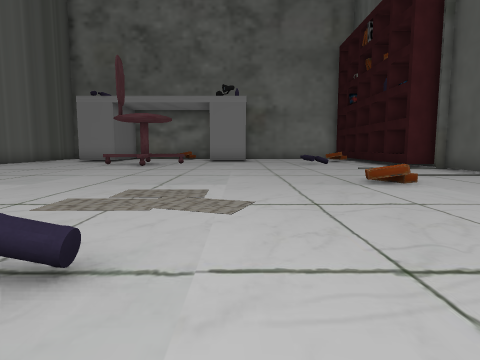
View 1 (above)

13 first-person views from a walk through a scene from a Unity 3-D project. The camera is 1.3 m above the floor, tilts 6° down and sees 75° across. The floor is counted in squares, 2 m on a side. Each view is taken from the middle of a square. On the plan, view 1 faces up. The plan holds only what a view shows up to about 10 squares ahead; the rest is blank. The place goes on beyond the plan. The player character is not drawn. Some surface patterns are stand-ins.

View 2
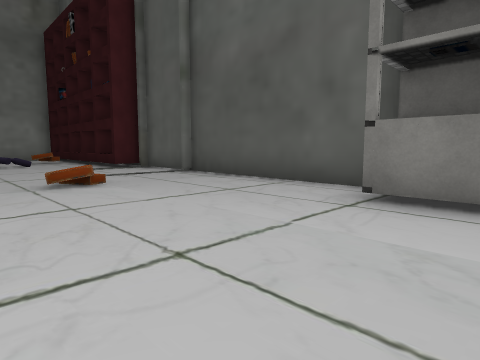

View 3
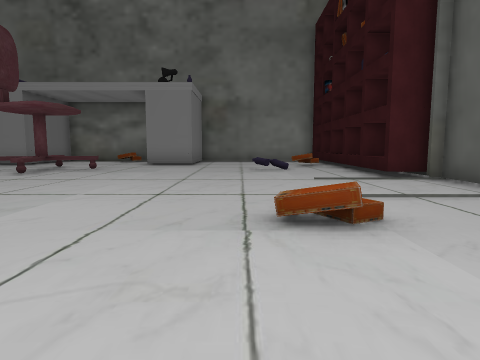

View 4
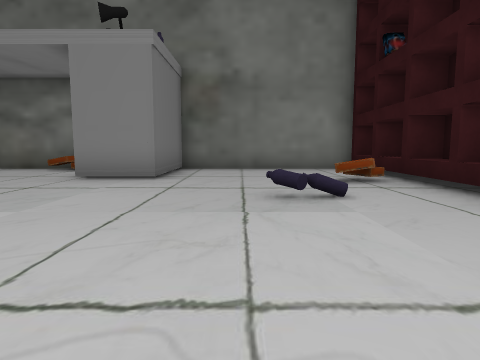

View 5
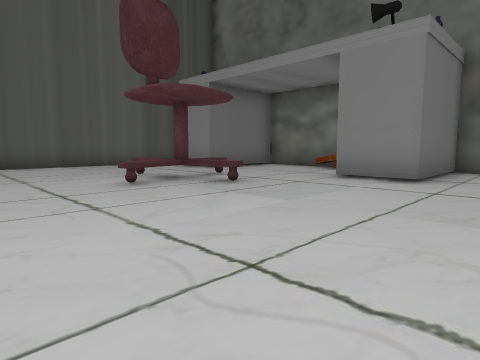

View 6
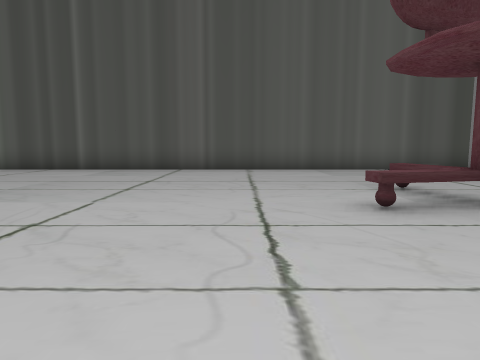

View 7
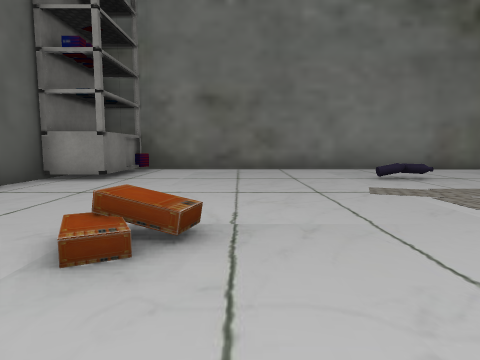

View 8
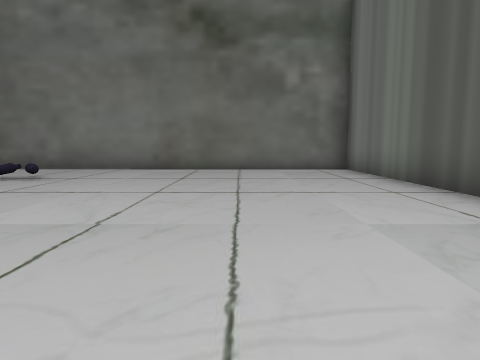

View 9
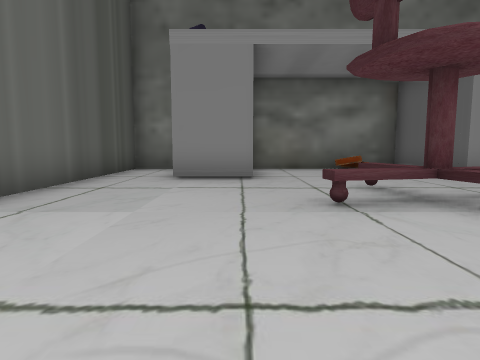

View 10
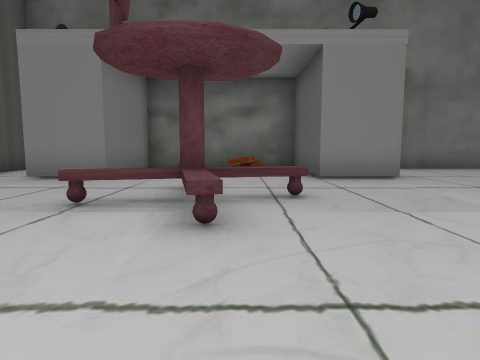

View 11
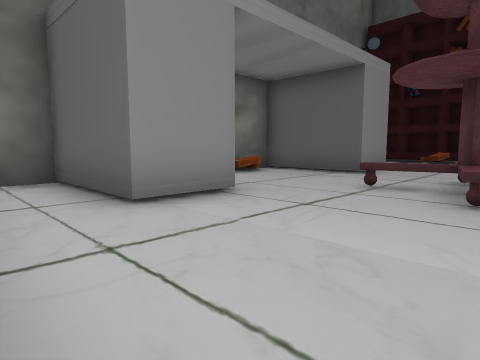

View 12
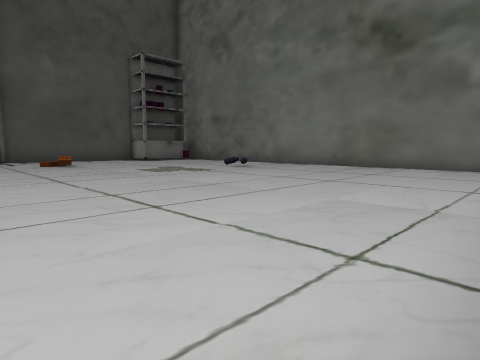

View 13
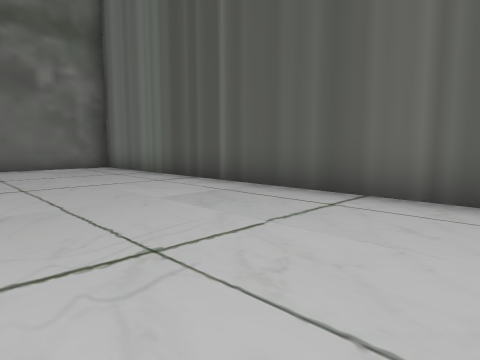

### Floor plan
Ten units are one square. View 1 is at (0, 0); x grows to the right and y downward. Boxes are objects, and circles mark ways between rooms. Rooms are numbered by the first view taken in them; rooms with no view inside come last. Other rooms are left out.
<svg viewBox="-96 -179 162 196">
<path fill="none" stroke="#000" d="M60 -73 60 -93M-57 -144 -74 -144 -74 -174 -91 -174 -91 12 50 12M61 -96 51 -96 52 -136M59 -111 51 -111M58 -126 51 -126M60 -14 60 -69M52 -144 53 -173M48 9 48 -16 60 -16M60 -141 52 -141M59 -156 52 -156M59 -174 3 -174 3 -144 -14 -144M-34 -117 -31 -104M-21 -120 -50 -114M27 -118 24 -122M27 -118 23 -123M34 -120 29 -120M34 -121 29 -120M-14 -144 -14 -174 -57 -174 -57 -144M-26 -165 -33 -167M-38 -133 -35 -122M-36 -111 -40 -132M-51 -116 -43 -118"/>
<circle cx="-32" cy="-132" r="3" fill="#2a7"/>
<text x="-20" y="-70">1</text>
<text x="-30" y="-150">2</text>
</svg>
Room 1 opens to room 2.

Where each view was taken, in squares from view 1:
view 1: 0 up, 0 right, facing up
view 2: 0 up, 1 right, facing up-right
view 3: 3 up, 2 right, facing up
view 4: 8 up, 2 right, facing up
view 5: 8 up, 2 right, facing up-left
view 6: 9 up, 0 right, facing left
view 7: 8 up, 2 right, facing down
view 8: 8 up, 6 left, facing down
view 9: 8 up, 6 left, facing up
view 10: 8 up, 3 left, facing up
view 11: 11 up, 9 left, facing up-right
view 12: 9 up, 9 left, facing down-right
view 13: 9 up, 5 left, facing down-left
